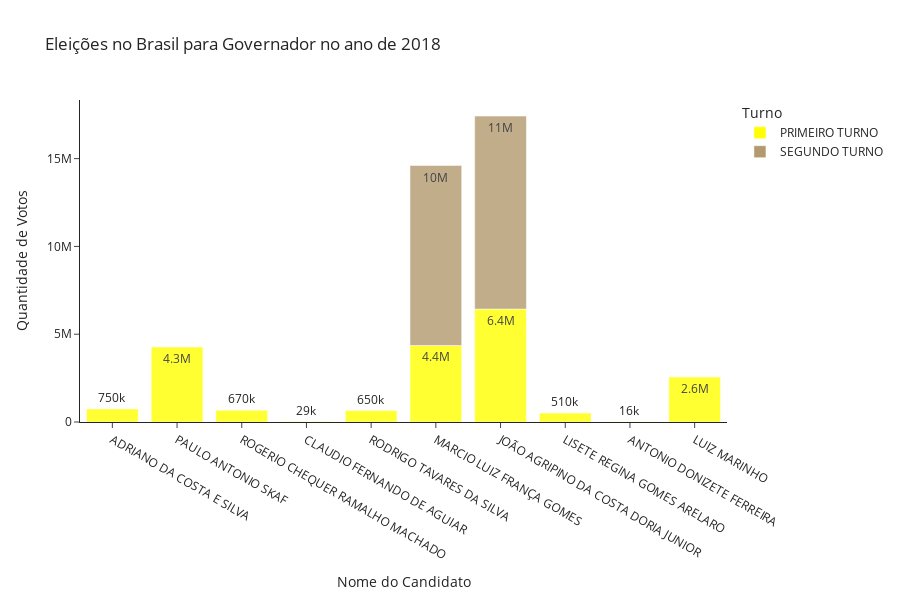

Notebook cell for this chart:
### Code cell
fig = px.bar(grafico, y='QTDE_VOTOS', x='NOME_CANDIDATO', text_auto='.2s', color="NUM_TURNO", color_discrete_map=colormap,
            title=f"Eleições no Brasil para {cargo.capitalize()} no ano de {ano}", opacity=0.8, orientation="v", barmode="relative", 
            height=600, template="simple_white", labels={'NOME_CANDIDATO':'Nome do Candidato', 'QTDE_VOTOS':'Quantidade de Votos', 'NUM_TURNO':'Turno'})


fig.show()

### Figure 1 — Plotly figure (JSON) as saved in the notebook; plotly's stock layout.template omitted (floating-point values rounded to 4 significant figures)
{"data": [{"alignmentgroup": "True", "hovertemplate": "Turno=PRIMEIRO TURNO<br>Nome do Candidato=%{x}<br>Quantidade de Votos=%{y}<extra></extra>", "legendgroup": "PRIMEIRO TURNO", "marker": {"color": "#FFFF00", "opacity": 0.8, "pattern": {"shape": ""}}, "name": "PRIMEIRO TURNO", "offsetgroup": "PRIMEIRO TURNO", "orientation": "v", "showlegend": true, "textposition": "auto", "texttemplate": "%{y:.2s}", "type": "bar", "x": ["ADRIANO DA COSTA E SILVA", "PAULO ANTONIO SKAF", "ROGERIO CHEQUER RAMALHO MACHADO", "CLAUDIO FERNANDO DE AGUIAR", "RODRIGO TAVARES DA SILVA", "MARCIO LUIZ FRANÇA GOMES", "JOÃO AGRIPINO DA COSTA DORIA JUNIOR", "LISETE REGINA GOMES ARELARO", "ANTONIO DONIZETE FERREIRA", "LUIZ MARINHO"], "xaxis": "x", "y": [747462, 4269865, 673102, 28666, 649729, 4358998, 6431555, 507236, 16202, 2563922], "yaxis": "y"}, {"alignmentgroup": "True", "hovertemplate": "Turno=SEGUNDO TURNO<br>Nome do Candidato=%{x}<br>Quantidade de Votos=%{y}<extra></extra>", "legendgroup": "SEGUNDO TURNO", "marker": {"color": "#b2996e", "opacity": 0.8, "pattern": {"shape": ""}}, "name": "SEGUNDO TURNO", "offsetgroup": "SEGUNDO TURNO", "orientation": "v", "showlegend": true, "textposition": "auto", "texttemplate": "%{y:.2s}", "type": "bar", "x": ["MARCIO LUIZ FRANÇA GOMES", "JOÃO AGRIPINO DA COSTA DORIA JUNIOR"], "xaxis": "x", "y": [10248740, 10990350], "yaxis": "y"}], "layout": {"barmode": "relative", "height": 600, "legend": {"title": {"text": "Turno"}, "tracegroupgap": 0}, "title": {"text": "Eleições no Brasil para Governador no ano de 2018"}, "xaxis": {"anchor": "y", "domain": [0, 1], "title": {"text": "Nome do Candidato"}}, "yaxis": {"anchor": "x", "domain": [0, 1], "title": {"text": "Quantidade de Votos"}}}}
